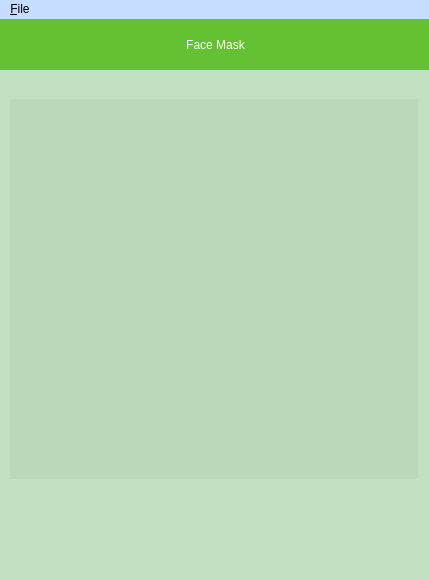
<?xml version="1.0" encoding="UTF-8"?>
<ui version="4.0">
 <class>MainWindow</class>
 <widget class="QMainWindow" name="MainWindow">
  <property name="geometry">
   <rect>
    <x>0</x>
    <y>0</y>
    <width>429</width>
    <height>579</height>
   </rect>
  </property>
  <property name="windowTitle">
   <string>Face Mask</string>
  </property>
  <property name="windowIcon">
   <iconset>
    <normaloff>icon/icons8-covid19-100.png</normaloff>icon/icons8-covid19-100.png</iconset>
  </property>
  <property name="styleSheet">
   <string notr="true">background-color: rgb(194, 225, 194);</string>
  </property>
  <widget class="QWidget" name="centralwidget">
   <widget class="QLabel" name="label_img">
    <property name="geometry">
     <rect>
      <x>10</x>
      <y>80</y>
      <width>408</width>
      <height>380</height>
     </rect>
    </property>
    <property name="maximumSize">
     <size>
      <width>640</width>
      <height>480</height>
     </size>
    </property>
    <property name="styleSheet">
     <string notr="true">background-color: rgb(186, 216, 186);</string>
    </property>
    <property name="text">
     <string/>
    </property>
   </widget>
   <widget class="QPushButton" name="btn_image">
    <property name="geometry">
     <rect>
      <x>180</x>
      <y>480</y>
      <width>71</width>
      <height>51</height>
     </rect>
    </property>
    <property name="styleSheet">
     <string notr="true">QPushButton{
font: 700 10pt &quot;Segoe UI&quot;;
color: rgb(255, 255, 255);
border-radius: 25%;
}</string>
    </property>
    <property name="text">
     <string/>
    </property>
    <property name="icon">
     <iconset>
      <normaloff>icon/icons8-screenshot-100.png</normaloff>icon/icons8-screenshot-100.png</iconset>
    </property>
    <property name="iconSize">
     <size>
      <width>64</width>
      <height>64</height>
     </size>
    </property>
   </widget>
   <widget class="QLabel" name="label">
    <property name="geometry">
     <rect>
      <x>0</x>
      <y>0</y>
      <width>431</width>
      <height>51</height>
     </rect>
    </property>
    <property name="styleSheet">
     <string notr="true">color: rgb(255, 255, 255);
background-color: rgb(99, 193, 50);
font: 700 italic 20pt &quot;Segoe UI&quot;;</string>
    </property>
    <property name="text">
     <string>Face Mask</string>
    </property>
    <property name="alignment">
     <set>Qt::AlignCenter</set>
    </property>
   </widget>
  </widget>
  <widget class="QMenuBar" name="menubar">
   <property name="geometry">
    <rect>
     <x>0</x>
     <y>0</y>
     <width>429</width>
     <height>22</height>
    </rect>
   </property>
   <property name="styleSheet">
    <string notr="true">background-color: rgb(198, 221, 255);</string>
   </property>
   <widget class="QMenu" name="menu_File">
    <property name="title">
     <string>&amp;File</string>
    </property>
    <addaction name="info"/>
    <addaction name="exit"/>
   </widget>
   <addaction name="menu_File"/>
  </widget>
  <widget class="QStatusBar" name="statusbar"/>
  <action name="info">
   <property name="text">
    <string>Info</string>
   </property>
  </action>
  <action name="exit">
   <property name="text">
    <string>Exit</string>
   </property>
   <property name="shortcut">
    <string>Esc</string>
   </property>
  </action>
 </widget>
 <resources/>
 <connections/>
</ui>
